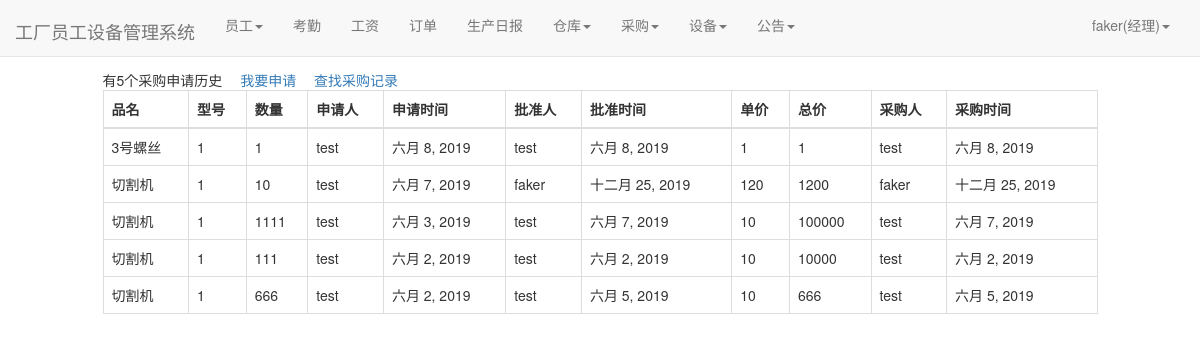
Screenshot of /warehouse/buyed_list/ (signed in) with the database file from the repository.
### user/models.py (models this page shows)
class Profile(models.Model):
    user = models.OneToOneField(User, on_delete=models.CASCADE)
    staff_gender = models.CharField(max_length=10, choices=(('male', '男'), ('female', '女')), default='male',
                                    verbose_name='性别')
    staff_age = models.PositiveIntegerField(verbose_name="年龄")
    staff_home = models.CharField(max_length=100, verbose_name="籍贯")
    staff_nationality = models.CharField(max_length=20, verbose_name="民族")  # 民族
    staff_tel = models.BigIntegerField(verbose_name="电话")
    start_time = models.DateField(auto_now_add=True, verbose_name="入职时间")  # 入职时间
    id_card = models.CharField(max_length=20,verbose_name="身份证")  # 身份证号
    staff_type = models.CharField(max_length=100,verbose_name="职位", null=True)  # 职位
    salary_pre_hour = models.IntegerField(verbose_name="时薪")  # 时薪
    class Meta:
        ordering = ['-start_time']

### warehouse/models.py (models this page shows)
class PurchaseList(models.Model):#采购单
    good_name = models.CharField(max_length=100, verbose_name="品名")
    good_version = models.CharField(max_length=100, verbose_name="型号")
    good_num = models.IntegerField(verbose_name="数量")
    apply_staff_name = models.ForeignKey(User, on_delete=models.CASCADE, verbose_name="申请人",null=True,blank=True, related_name='purchase_a')
    apply_date = models.DateField(auto_now_add=True, verbose_name="申请日期")
    sanction_staff_name = models.ForeignKey(User, on_delete=models.CASCADE, verbose_name="批准人", null=True,blank=True,related_name='purchase_b')
    sanction_date = models.DateField(auto_now=True, verbose_name="批准日期",null=True,blank=True)
    price = models.BigIntegerField(null=True,blank=True,verbose_name="单价")
    total_price = models.BigIntegerField(verbose_name="总价",null=True,blank=True)
    buyer_name = models.ForeignKey(User, on_delete=models.DO_NOTHING,null=True,blank=True, verbose_name="采购员", related_name='purchase_c')
    buyer_date = models.DateField(auto_now=True, verbose_name="采购日期",null=True,blank=True)
    class Meta:
        ordering = ['-apply_date']

### warehouse/views.py (the view)
# urls.py: path('buyed_list/', views.buyed_list, name='buyed_list'),
def buyed_list(request):
    purchaselists = PurchaseList.objects.filter(~Q(buyer_name=None))
    context = {}
    context['count'] = purchaselists.count()
    context['purchaselists'] = purchaselists
    return render(request, 'buyed_list.html', context)

### user/models.py (called while the page is built)
def get_staff_type(self):
    if Profile.objects.filter(user=self).exists():
        profile = Profile.objects.get(user=self)
        return profile.staff_type
    else:
        return ''

### warehouse/templates/buyed_list.html (shortened to what this page needs)
{% extends 'base.html' %}
{% if user.is_authenticated %}
                        {% block nav_facility_active %}active{% endblock %}
{% endif %}
{% block content %}
    <div class="containter">
        <div class="row">
            <div class="col-xs-10 col-xs-offset-1">
                {% if user.is_authenticated %}
                {% if user.get_staff_type == '经理' %}
                    <div>
                        <span style="margin-right: 1em">有{{count}}个采购申请历史</span>
                        <a href="{%url 'apply' user.pk%}">我要申请</a>
                        <span style="margin-left: 1em"><a href="{% url 'purchaseList_select' %}">查找采购记录</a></span></div>
                    <table class="table table-bordered table-hover">
                      <thead>
                        <tr>
                          <th scope="col">品名</th>
                            <th scope="col">型号</th>
                            <th scope="col">数量</th>
                             <th scope="col">申请人</th>
                            <th scope="col">申请时间</th>
                            <th scope="col">批准人</th>
                            <th scope="col">批准时间</th>
                            <th scope="col">单价</th>
                            <th scope="col">总价</th>
                            <th scope="col">采购人</th>
                            <th scope="col">采购时间</th>
                        </tr>
                      </thead>
                      <tbody>
                      {%for purchaselist in purchaselists%}
                        <tr>
                          <td>{{purchaselist.good_name}}</td>
                            <td>{{purchaselist.good_version}}</td>
                          <td>{{purchaselist.good_num}}</td>
                            <td>{{purchaselist.apply_staff_name}}</td>
                          <td>{{purchaselist.apply_date}}</td>
                            <td>{{purchaselist.sanction_staff_name}}</td>
                          <td>{{purchaselist.sanction_date}}</td>
                             <td>{{purchaselist.price}}</td>
                          <td>{{purchaselist.total_price}}</td>
                            <td>{{purchaselist.buyer_name}}</td>
                          <td>{{purchaselist.buyer_date}}</td>
                        </tr>
                      {% endfor %}
                      </tbody>
                    </table>
                {% endif %}
                {% else %}
                    <span>未登录，跳转到首页...</span>
                    <script type="text/javascript">
                        window.location.href = '/';
                    </script>
                {% endif %}
            </div>
        </div>
    </div>
{% endblock %}

### templates/base.html (shortened to what this page needs)
{% load staticfiles %}
<!doctype html>
<html lang="en">
<head>
    <link rel="stylesheet" href="{% static 'base.css' %}">
    <link rel="stylesheet" href="{% static 'home.css' %}">
    <link rel="stylesheet" href="{% static 'bootstrap-3.37/css/bootstrap.min.css' %}">
</head>
<body>
<div class="navbar navbar-default navbar-fixed-top" role="navigation">
    <div class="container-fluid">
        <div class="navbar-header">
        </div>
    </div>
</div>
<nav class="navbar navbar-default navbar-fixed-top">
    <div class="container-fluid">
        <div class="navbar-header">
            <a class="navbar-brand" href="{% url 'home' %}">工厂员工设备管理系统</a>
        </div>
        {% if user.is_authenticated %}
        <div class="collapse navbar-collapse" id="bs-example-navbar-collapse-1">
            <ul class="nav navbar-nav">
                {% if user.get_staff_type == '经理' %}
                <li class="{% block nav_staff_active %}{% endblock %}">
                <li class="dropdown">
                    <a href="#" class="dropdown-toggle" data-toggle="dropdown" role="button" aria-haspopup="true"
                       aria-expanded="false">员工<span class="caret"></span></a>
                </li>
                </li>
                <li class="{% block nav_attendence_active %}{% endblock %}"><a href="{% url 'attendence_lists'%}">考勤</a>
                </li>
                <li class="{% block nav_salary_active %}{% endblock %}"><a href="{% url 'salary_lists'%}">工资</a></li>
                <li class="{% block nav_order_active %}{% endblock %}"><a href="{% url 'order_list' %}">订单</a></li>
                <li class="{% block nav_producediary_active %}{% endblock %}"><a
                        href="{% url 'product_diary' %}">生产日报</a></li>
                <li class="{% block nav_warehousediary_active %}{% endblock %}">
                <li class="dropdown">
                    <a href="#" class="dropdown-toggle" data-toggle="dropdown" role="button" aria-haspopup="true"
                       aria-expanded="false">仓库<span class="caret"></span></a>
                </li>
                </li>
                <li class="{% block nav_purchase_active %}{% endblock %}">
                <li class="dropdown">
                    <a href="#" class="dropdown-toggle" data-toggle="dropdown" role="button" aria-haspopup="true"
                       aria-expanded="false">采购<span class="caret"></span></a>
                </li>
                </li>
                <li class="{% block nav_facility_active %}{% endblock %}">
                <li class="dropdown">
                    <a href="#" class="dropdown-toggle" data-toggle="dropdown" role="button" aria-haspopup="true"
                       aria-expanded="false">设备<span class="caret"></span></a>
                </li>
                </li>
                <li class="{% block nav_notice_active %}{% endblock %}">
                <li class="dropdown">
                    <a href="#" class="dropdown-toggle" data-toggle="dropdown" role="button" aria-haspopup="true"
                       aria-expanded="false">公告<span class="caret"></span></a>
                </li>
                </li>
                {%endif%}
            </ul>
            <ul class="nav navbar-nav navbar-right">
                <li class="dropdown">
                    <a href="#" class="dropdown-toggle" data-toggle="dropdown" role="button" aria-haspopup="true"
                       aria-expanded="false">
                        {{user.username}}({{user.get_staff_type}})<span class="caret"></span></a>
                </li>
            </ul>
        </div>
        {% else %}
        <ul class="nav navbar-nav navbar-right">
            <li><a href="{% url 'login' %}?from={{ request.get_full_path }}">登录</a></li>
        </ul>
        {% endif %}
    </div>
</nav>
{% block content%} {% endblock %}
</body>
</html>

### static/home.css (style rules this page uses)
* { margin: 0; padding: 0; }
body { margin-top: 70px!important; }
ul { list-style-type: none!important; }
ul.navbar-right { margin-right: 0; }
div.navbar-header { font-size: 200%; padding-top: 0.2em; }

### rows the page displays
PurchaseList: good_name "3号螺丝", good_version "1", good_num "1", apply_staff_name "test", apply_date "六月 8, 2019", sanction_staff_name "test", sanction_date "六月 8, 2019", price "1", total_price "1", buyer_name "test", buyer_date "六月 8, 2019"
PurchaseList: good_name "切割机", good_version "1", good_num "10", apply_staff_name "test", apply_date "六月 7, 2019", sanction_staff_name "faker", sanction_date "十二月 25, 2019", price "120", total_price "1200", buyer_name "faker", buyer_date "十二月 25, 2019"
PurchaseList: good_name "切割机", good_version "1", good_num "1111", apply_staff_name "test", apply_date "六月 3, 2019", sanction_staff_name "test", sanction_date "六月 7, 2019", price "10", total_price "100000", buyer_name "test", buyer_date "六月 7, 2019"
PurchaseList: good_name "切割机", good_version "1", good_num "111", apply_staff_name "test", apply_date "六月 2, 2019", sanction_staff_name "test", sanction_date "六月 2, 2019", price "10", total_price "10000", buyer_name "test", buyer_date "六月 2, 2019"
PurchaseList: good_name "切割机", good_version "1", good_num "666", apply_staff_name "test", apply_date "六月 2, 2019", sanction_staff_name "test", sanction_date "六月 5, 2019", price "10", total_price "666", buyer_name "test", buyer_date "六月 5, 2019"

### other values shown
{{ user.username }} "faker"
{{ user.get_staff_type }} "经理"
{{ count }} "5"
